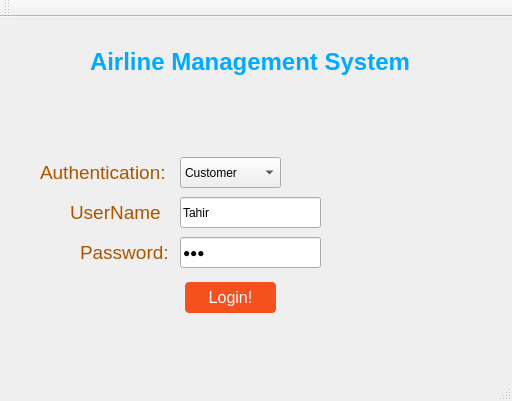
<?xml version="1.0" encoding="UTF-8"?>
<ui version="4.0">
 <class>Login</class>
 <widget class="QMainWindow" name="Login">
  <property name="geometry">
   <rect>
    <x>0</x>
    <y>0</y>
    <width>512</width>
    <height>401</height>
   </rect>
  </property>
  <property name="windowTitle">
   <string>Login</string>
  </property>
  <property name="windowIcon">
   <iconset>
    <normaloff>../../Downloads/airline/thumbs_airlines-logo-and-icons-vectors6.jpg</normaloff>../../Downloads/airline/thumbs_airlines-logo-and-icons-vectors6.jpg</iconset>
  </property>
  <widget class="QWidget" name="centralWidget">
   <widget class="QLineEdit" name="lineEdit_2">
    <property name="geometry">
     <rect>
      <x>180</x>
      <y>180</y>
      <width>141</width>
      <height>31</height>
     </rect>
    </property>
    <property name="text">
     <string>Tahir</string>
    </property>
    <property name="echoMode">
     <enum>QLineEdit::Normal</enum>
    </property>
   </widget>
   <widget class="QLabel" name="label_4">
    <property name="geometry">
     <rect>
      <x>80</x>
      <y>220</y>
      <width>91</width>
      <height>31</height>
     </rect>
    </property>
    <property name="text">
     <string>&lt;html&gt;&lt;head/&gt;&lt;body&gt;&lt;p&gt;&lt;span style=&quot; font-size:14pt; color:#aa5500;&quot;&gt;Password:&lt;/span&gt;&lt;/p&gt;&lt;/body&gt;&lt;/html&gt;</string>
    </property>
   </widget>
   <widget class="QComboBox" name="comboBox">
    <property name="geometry">
     <rect>
      <x>180</x>
      <y>140</y>
      <width>101</width>
      <height>31</height>
     </rect>
    </property>
    <property name="styleSheet">
     <string notr="true"/>
    </property>
    <item>
     <property name="text">
      <string>Customer</string>
     </property>
    </item>
    <item>
     <property name="text">
      <string>Administrator</string>
     </property>
    </item>
    <item>
     <property name="text">
      <string>Regular Customer</string>
     </property>
    </item>
   </widget>
   <widget class="QLabel" name="label_2">
    <property name="geometry">
     <rect>
      <x>40</x>
      <y>140</y>
      <width>141</width>
      <height>31</height>
     </rect>
    </property>
    <property name="text">
     <string>&lt;html&gt;&lt;head/&gt;&lt;body&gt;&lt;p&gt;&lt;span style=&quot; font-size:14pt; color:#aa5500;&quot;&gt;Authentication:&lt;/span&gt;&lt;/p&gt;&lt;/body&gt;&lt;/html&gt;</string>
    </property>
   </widget>
   <widget class="QLabel" name="label_3">
    <property name="geometry">
     <rect>
      <x>70</x>
      <y>180</y>
      <width>91</width>
      <height>31</height>
     </rect>
    </property>
    <property name="text">
     <string>&lt;html&gt;&lt;head/&gt;&lt;body&gt;&lt;p&gt;&lt;span style=&quot; font-size:14pt; color:#aa5500;&quot;&gt;UserName:&lt;/span&gt;&lt;/p&gt;&lt;/body&gt;&lt;/html&gt;</string>
    </property>
   </widget>
   <widget class="QLabel" name="label">
    <property name="geometry">
     <rect>
      <x>90</x>
      <y>10</y>
      <width>351</width>
      <height>71</height>
     </rect>
    </property>
    <property name="text">
     <string>&lt;!DOCTYPE HTML PUBLIC &quot;-//W3C//DTD HTML 4.0//EN&quot; &quot;http://www.w3.org/TR/REC-html40/strict.dtd&quot;&gt;
&lt;html&gt;&lt;head&gt;&lt;meta name=&quot;qrichtext&quot; content=&quot;1&quot; /&gt;&lt;style type=&quot;text/css&quot;&gt;
p, li { white-space: pre-wrap; }
&lt;/style&gt;&lt;/head&gt;&lt;body style=&quot; font-family:'MS Shell Dlg 2'; font-size:8pt; font-weight:400; font-style:normal;&quot;&gt;
&lt;p style=&quot; margin-top:0px; margin-bottom:0px; margin-left:0px; margin-right:0px; -qt-block-indent:0; text-indent:0px;&quot;&gt;&lt;span style=&quot; font-size:18pt; font-weight:600; color:#00aaff;&quot;&gt;Airline Management System&lt;/span&gt;&lt;/p&gt;&lt;/body&gt;&lt;/html&gt;</string>
    </property>
   </widget>
   <widget class="QLineEdit" name="lineEdit">
    <property name="geometry">
     <rect>
      <x>180</x>
      <y>220</y>
      <width>141</width>
      <height>31</height>
     </rect>
    </property>
    <property name="text">
     <string>123</string>
    </property>
    <property name="echoMode">
     <enum>QLineEdit::Password</enum>
    </property>
   </widget>
   <widget class="QPushButton" name="pushButton">
    <property name="geometry">
     <rect>
      <x>180</x>
      <y>260</y>
      <width>101</width>
      <height>41</height>
     </rect>
    </property>
    <property name="styleSheet">
     <string notr="true">QPushButton {
  display: inline-block;
  border-radius: 4px;
  background-color: #f4511e;
  border: none;
  color: #FFFFFF;
  text-align: center;
  font-size: 16px;
  padding: 5px;
  width: 100px;
  transition: all 0.5s;
  cursor: pointer;
  margin: 5px;
}</string>
    </property>
    <property name="text">
     <string>Login!</string>
    </property>
   </widget>
   <widget class="QLabel" name="pic_label">
    <property name="enabled">
     <bool>true</bool>
    </property>
    <property name="geometry">
     <rect>
      <x>0</x>
      <y>0</y>
      <width>511</width>
      <height>351</height>
     </rect>
    </property>
    <property name="maximumSize">
     <size>
      <width>800</width>
      <height>800</height>
     </size>
    </property>
    <property name="text">
     <string/>
    </property>
    <property name="pixmap">
     <pixmap>../airline_programs.jpg</pixmap>
    </property>
   </widget>
   <widget class="QLabel" name="label_5">
    <property name="geometry">
     <rect>
      <x>360</x>
      <y>280</y>
      <width>47</width>
      <height>13</height>
     </rect>
    </property>
    <property name="text">
     <string/>
    </property>
   </widget>
   <zorder>pic_label</zorder>
   <zorder>lineEdit_2</zorder>
   <zorder>label_4</zorder>
   <zorder>comboBox</zorder>
   <zorder>label_2</zorder>
   <zorder>label_3</zorder>
   <zorder>label</zorder>
   <zorder>lineEdit</zorder>
   <zorder>pushButton</zorder>
   <zorder>label_5</zorder>
  </widget>
  <widget class="QMenuBar" name="menuBar">
   <property name="geometry">
    <rect>
     <x>0</x>
     <y>0</y>
     <width>512</width>
     <height>21</height>
    </rect>
   </property>
  </widget>
  <widget class="QToolBar" name="mainToolBar">
   <attribute name="toolBarArea">
    <enum>TopToolBarArea</enum>
   </attribute>
   <attribute name="toolBarBreak">
    <bool>false</bool>
   </attribute>
  </widget>
  <widget class="QStatusBar" name="statusBar"/>
 </widget>
 <layoutdefault spacing="6" margin="11"/>
 <tabstops>
  <tabstop>comboBox</tabstop>
  <tabstop>lineEdit_2</tabstop>
  <tabstop>lineEdit</tabstop>
  <tabstop>pushButton</tabstop>
 </tabstops>
 <resources/>
 <connections/>
</ui>
